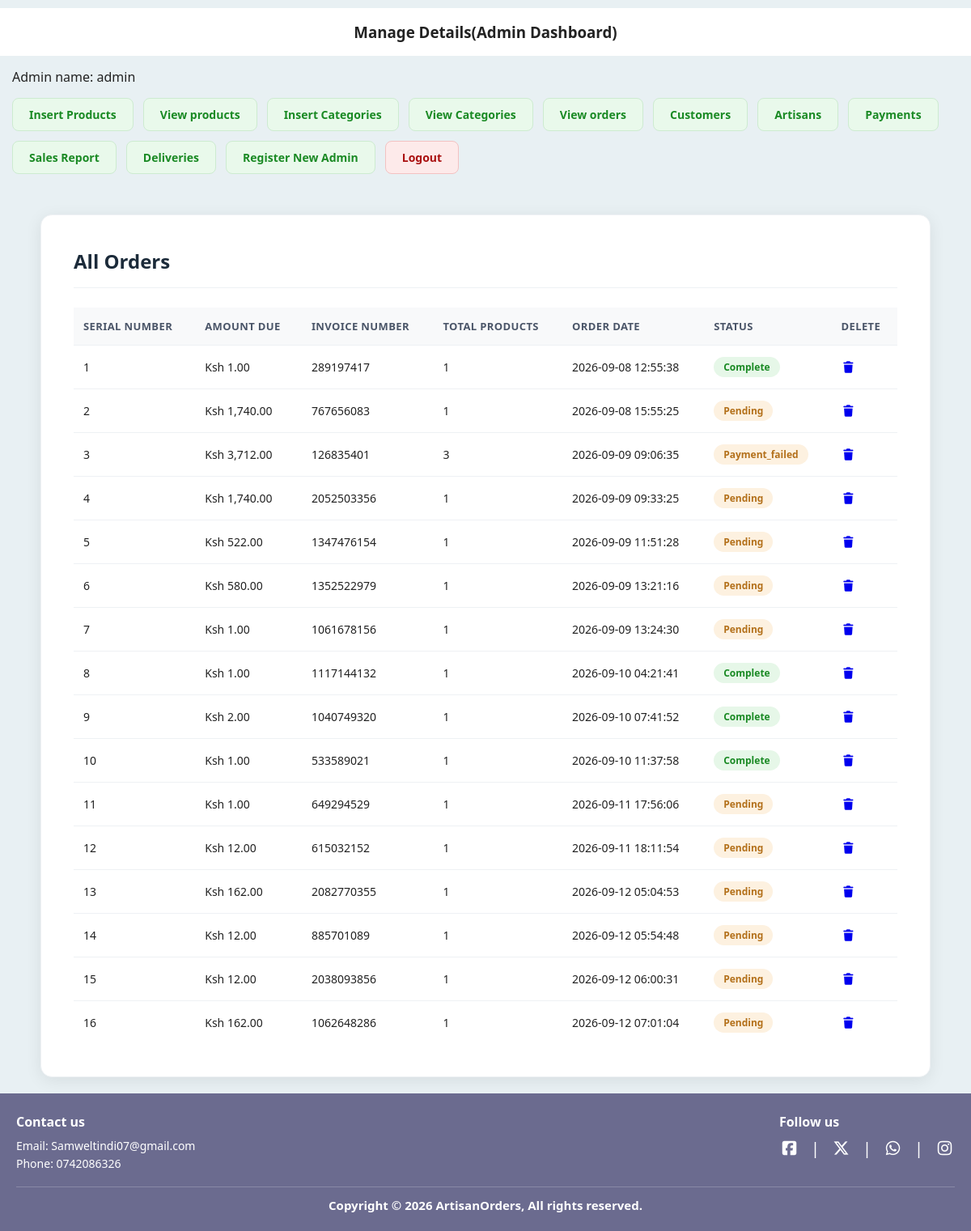
The app's page /Admin/index.php?orders (signed in) with its own data.
### tables this page shows
CREATE TABLE `orders` (
  `order_id` int(11) NOT NULL,
  `customer_id` int(11) NOT NULL,
  `total_amount` int(50) NOT NULL,
  `subtotal` decimal(10,2) DEFAULT NULL,
  `platform_commission` decimal(10,2) DEFAULT NULL,
  `tax_amount` decimal(10,2) DEFAULT NULL,
  `delivery_fee` decimal(10,2) DEFAULT 150.00,
  `artisan_payout` decimal(10,2) DEFAULT NULL,
  `total_products` int(50) NOT NULL,
  `invoice_number` int(50) NOT NULL,
  `order_date` timestamp NOT NULL DEFAULT current_timestamp() ON UPDATE current_timestamp(),
  `order_status` varchar(255) NOT NULL,
  `delivery_confirmed_at` timestamp NULL DEFAULT NULL
);

### Admin/orders.php (the view, shortened to what this page needs)
<div class="products-card">
<h3>All Orders</h3>
<?php
$get_orders="select * from orders";
$result = mysqli_query($conn,$get_orders);
$rows_count = mysqli_num_rows($result);
if($rows_count == 0)
    {
        echo "<p style='text-align:center; padding:1rem;'>No orders yet.</p>";
    }else{
?>
<table class="table1">
    <thead>
        <tr>
            <th>Serial number</th>
            <th>Amount due</th>
            <th>Invoice number</th>
            <th>Total Products</th>
            <th>Order Date</th>
            <th>Status</th>
            <th>Delete</th>
        </tr>
    </thead>
    <tbody>
        <?php
        $number = 0;
        while($row_data=mysqli_fetch_assoc($result)){
            $order_id = $row_data['order_id'];
            $amount_due = $row_data['total_amount'];
            $invoice_number = $row_data['invoice_number'];
            $total_products = $row_data['total_products'];
            $order_date = $row_data['order_date'];
            $order_status = $row_data['order_status'];
            $status_class = ($order_status === 'complete') ? 'status-complete' : 'status-pending';
            $number++;
        ?>
        <tr>
            <td><?php echo (int) $number; ?></td>
            <td>Ksh <?php echo number_format((float) $amount_due, 2); ?></td>
            <td><?php echo htmlspecialchars($invoice_number); ?></td>
            <td><?php echo (int) $total_products; ?></td>
            <td><?php echo htmlspecialchars($order_date); ?></td>
            <td><span class="status-badge <?php echo $status_class; ?>"><?php echo htmlspecialchars($order_status); ?></span></td>
            <td><a href="./index.php?delete_orders=<?php echo (int) $order_id; ?>" title="Delete" onclick="return confirm('Delete this order?');"><i class="fa-solid fa-trash"></i></a></td>
        </tr>
        <?php
        }
        ?>
    </tbody>
</table>
<?php } ?>
</div>

### style.css (style rules this page uses)
:root { --background-green: #60f378; --text-gray: #555; --footer-purple:#6b6b8f; --card-gray: #d9d9d9; --border: #e2e6ea; --navy: #14213d; --navy-soft: #2a3a5c; --teal: #0f8d2e; --teal--tint: #07f6f6; --text-muted: #6b7280; --danger: #c1443a; --teal-dark: #0b6b6d; }
*,*::before, *::after { box-sizing: border-box; margin: 0; padding: 0; }
body { font-family: system-ui, -apple-system, BlinkMacSystemFont,"Segoe UI",Roboto, Arial, Helvetica, sans-serif; background: var(--background-green); background-color: #60f378; color: #222; }
a { text-decoration: none; }

### Admin/index.php (style rules this page uses)
body { background-color: #E8F0F3; }

### Admin/orders.php (style rules this page uses)
.products-card { max-width: 1100px; margin: 20px auto; padding: 40px; background: #ffffff; border-radius: 14px; box-shadow: 0 4px 20px rgba(0,0,0,0.08); border: 1px solid #eef1f4; }
.products-card h3 { text-align: left; color: #1c2b3a; font-size: 1.5rem; font-weight: 700; border-bottom: 1px solid #eef1f4; padding-bottom: 16px; margin: 0 0 24px 0; }
.table1 { width: 100%; border-collapse: collapse; font-size: 14px; }
.table1 th, .table1 td { border: none; border-bottom: 1px solid #eef1f4; padding: 14px 12px; text-align: left; }
.table1 thead th { background-color: #f8f9fa; color: #4a5568; font-weight: 600; font-size: 13px; text-transform: uppercase; letter-spacing: 0.03em; }
.table1 tbody tr:last-child td { border-bottom: none; }
.status-badge { display: inline-block; padding: 4px 12px; border-radius: 20px; font-size: 12px; font-weight: 600; text-transform: capitalize; }
.status-complete { background-color: #e6f7e8; color: #1a8a24; }
.status-pending { background-color: #fdf1e0; color: #b3701a; }

### records on screen
orders: total_amount "1.00", invoice_number "289197417", total_products "1", order_date "2026-09-08 12:55:38", order_status "Complete"
orders: total_amount "1,740.00", invoice_number "767656083", total_products "1", order_date "2026-09-08 15:55:25", order_status "Pending"
orders: total_amount "3,712.00", invoice_number "126835401", total_products "3", order_date "2026-09-09 09:06:35", order_status "Payment_failed"
orders: total_amount "1,740.00", invoice_number "2052503356", total_products "1", order_date "2026-09-09 09:33:25", order_status "Pending"
orders: total_amount "522.00", invoice_number "1347476154", total_products "1", order_date "2026-09-09 11:51:28", order_status "Pending"
orders: total_amount "580.00", invoice_number "1352522979", total_products "1", order_date "2026-09-09 13:21:16", order_status "Pending"
orders: total_amount "1.00", invoice_number "1061678156", total_products "1", order_date "2026-09-09 13:24:30", order_status "Pending"
orders: total_amount "1.00", invoice_number "1117144132", total_products "1", order_date "2026-09-10 04:21:41", order_status "Complete"
orders: total_amount "2.00", invoice_number "1040749320", total_products "1", order_date "2026-09-10 07:41:52", order_status "Complete"
orders: total_amount "1.00", invoice_number "533589021", total_products "1", order_date "2026-09-10 11:37:58", order_status "Complete"
orders: total_amount "1.00", invoice_number "649294529", total_products "1", order_date "2026-09-11 17:56:06", order_status "Pending"
orders: total_amount "12.00", invoice_number "615032152", total_products "1", order_date "2026-09-11 18:11:54", order_status "Pending"
orders: total_amount "162.00", invoice_number "2082770355", total_products "1", order_date "2026-09-12 05:04:53", order_status "Pending"
orders: total_amount "12.00", invoice_number "885701089", total_products "1", order_date "2026-09-12 05:54:48", order_status "Pending"
orders: total_amount "12.00", invoice_number "2038093856", total_products "1", order_date "2026-09-12 06:00:31", order_status "Pending"
orders: total_amount "162.00", invoice_number "1062648286", total_products "1", order_date "2026-09-12 07:01:04", order_status "Pending"

### other values on screen
$_SESSION['username'] "admin"
